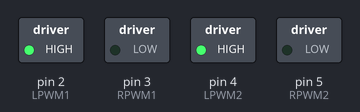
The sketch below on a simulated Arduino Uno, built with avr-gcc and run on an emulated ATmega328P. On the bench: switched loads named in the sketch (green lamp = pin HIGH).

Above: at 0.1 s.
Timing chart, 0 to 1.6 s (numbered marks = the images above):
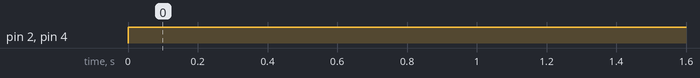

Measured:
- by itself, pin 2 (LPWM1), pin 4 (LPWM2): LOW → HIGH at 0.00 s

The sketch:

TestMotor_FRC.ino
```cpp
//MOTOR DRIVER up - left
const int RPWM1 = 3;
const int LPWM1 = 2;

//Motor Driver bottom - right
const int RPWM2 = 5;  //pin5
const int LPWM2 = 4;  //pin4


void setup ()

{
  Serial.begin(57600);

   pinMode(RPWM1,OUTPUT);
   pinMode(LPWM1,OUTPUT);

   pinMode(RPWM2,OUTPUT);
   pinMode(LPWM2,OUTPUT);


 //pin 9 and 10
 TCCR1B = TCCR1B & B11111000 | B00000001;    // set timer 1 divisor to     1 for PWM frequency of 31372.55 Hz
 //TCCR1B = TCCR1B & B11111000 | B00000010;    // set timer 1 divisor to     8 for PWM frequency of  3921.16 Hz

 //pin 3 and 11
 TCCR2B = TCCR2B & B11111000 | B00000001; // set timer 2 divisor to     1 for PWM frequency of 31372.55 Hz
 //TCCR2B = TCCR2B & B11111000 | B00000010;    // set timer 2 divisor to     8 for PWM frequency of  3921.16 Hz

}


//--------------------------------------------------------------------------------------------//

void Move(int S_RPWM1, int S_LPWM1, int S_RPWM2, int S_LPWM2)
{
  analogWrite (LPWM1,S_LPWM1);
  analogWrite (RPWM1,S_RPWM1);
  analogWrite (LPWM2,S_LPWM2);
  analogWrite (RPWM2,S_RPWM2);
}

void Stop()
{
  Move(0,0,0,0);
}

void Forward(int s_front)
{
  Move (s_front, 0,s_front ,0);
}

void Backward(int s_Backward)
{
  Move (0,s_Backward,0,s_Backward);
}

void GoRight (int s_right)
{
  Move (0,0,0,s_right);
  //Move(0,0,0,s_right);
}

void GoLeft (int s_left)
{
  Move(0,s_left,0,s_left);
  //Move(0,0,s_left,0);
}


int speed = 180;

void loop()
{
  //  Forward(speed);
  //delay(1000);
    //Backward(speed);
    //delay(1000);
  GoLeft(speed);
    delay(1000);
//    GoRight(speed);
//    delay(1000);
//    Stop();
//    delay(1000);
}
```
